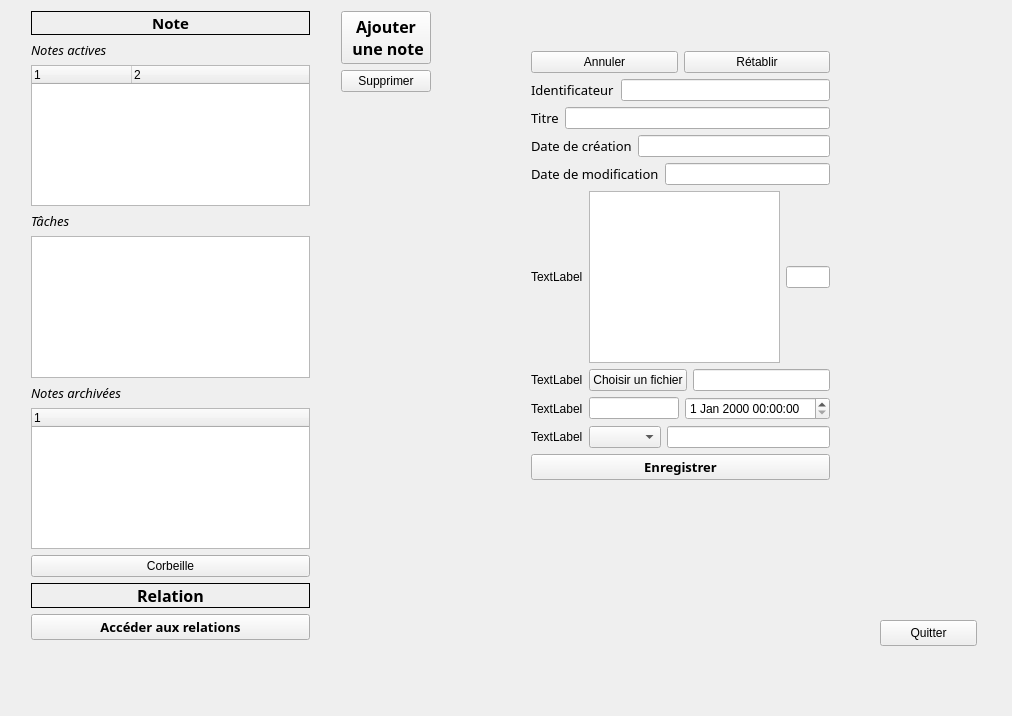
<?xml version="1.0" encoding="UTF-8"?>
<ui version="4.0">
 <class>MainWindow</class>
 <widget class="QMainWindow" name="MainWindow">
  <property name="geometry">
   <rect>
    <x>0</x>
    <y>0</y>
    <width>1012</width>
    <height>716</height>
   </rect>
  </property>
  <property name="windowTitle">
   <string>MainWindow</string>
  </property>
  <widget class="QWidget" name="centralWidget">
   <widget class="QWidget" name="layoutWidget">
    <property name="geometry">
     <rect>
      <x>330</x>
      <y>0</y>
      <width>112</width>
      <height>521</height>
     </rect>
    </property>
    <layout class="QVBoxLayout" name="verticalLayout_3">
     <item>
      <widget class="QPushButton" name="addNote">
       <property name="font">
        <font>
         <family>Corbel</family>
         <pointsize>12</pointsize>
         <weight>75</weight>
         <bold>true</bold>
        </font>
       </property>
       <property name="text">
        <string>Ajouter
 une note</string>
       </property>
      </widget>
     </item>
     <item>
      <widget class="QPushButton" name="delete_2">
       <property name="text">
        <string>Supprimer</string>
       </property>
      </widget>
     </item>
     <item>
      <spacer name="verticalSpacer">
       <property name="orientation">
        <enum>Qt::Vertical</enum>
       </property>
       <property name="sizeHint" stdset="0">
        <size>
         <width>20</width>
         <height>318</height>
        </size>
       </property>
      </spacer>
     </item>
    </layout>
   </widget>
   <widget class="QWidget" name="layoutWidget">
    <property name="geometry">
     <rect>
      <x>20</x>
      <y>0</y>
      <width>301</width>
      <height>651</height>
     </rect>
    </property>
    <layout class="QVBoxLayout" name="verticalLayout_4">
     <item>
      <layout class="QVBoxLayout" name="verticalLayout">
       <item>
        <widget class="QLabel" name="label">
         <property name="font">
          <font>
           <family>Corbel</family>
           <pointsize>11</pointsize>
           <weight>75</weight>
           <bold>true</bold>
          </font>
         </property>
         <property name="frameShape">
          <enum>QFrame::Box</enum>
         </property>
         <property name="text">
          <string>Note</string>
         </property>
         <property name="textFormat">
          <enum>Qt::PlainText</enum>
         </property>
         <property name="alignment">
          <set>Qt::AlignCenter</set>
         </property>
        </widget>
       </item>
       <item>
        <layout class="QVBoxLayout" name="verticalLayout_6">
         <item>
          <widget class="QLabel" name="label_2">
           <property name="font">
            <font>
             <family>Corbel</family>
             <pointsize>10</pointsize>
             <italic>true</italic>
            </font>
           </property>
           <property name="text">
            <string>Notes actives</string>
           </property>
          </widget>
         </item>
         <item>
          <widget class="QTreeWidget" name="ListNotes">
           <property name="columnCount">
            <number>2</number>
           </property>
           <column>
            <property name="text">
             <string notr="true">1</string>
            </property>
           </column>
           <column>
            <property name="text">
             <string notr="true">2</string>
            </property>
           </column>
          </widget>
         </item>
        </layout>
       </item>
       <item>
        <widget class="QLabel" name="label_3">
         <property name="font">
          <font>
           <family>Corbel</family>
           <pointsize>10</pointsize>
           <italic>true</italic>
          </font>
         </property>
         <property name="text">
          <string>Tâches</string>
         </property>
        </widget>
       </item>
       <item>
        <widget class="QTableWidget" name="listTask"/>
       </item>
       <item>
        <widget class="QLabel" name="label_6">
         <property name="font">
          <font>
           <family>Corbel</family>
           <pointsize>10</pointsize>
           <italic>true</italic>
          </font>
         </property>
         <property name="text">
          <string>Notes archivées</string>
         </property>
        </widget>
       </item>
       <item>
        <widget class="QTreeWidget" name="listArchived">
         <column>
          <property name="text">
           <string notr="true">1</string>
          </property>
         </column>
        </widget>
       </item>
       <item>
        <widget class="QPushButton" name="trashButton">
         <property name="text">
          <string>Corbeille</string>
         </property>
        </widget>
       </item>
       <item>
        <layout class="QVBoxLayout" name="verticalLayout_2">
         <item>
          <widget class="QLabel" name="label_4">
           <property name="font">
            <font>
             <family>Corbel</family>
             <pointsize>12</pointsize>
             <weight>75</weight>
             <bold>true</bold>
            </font>
           </property>
           <property name="frameShape">
            <enum>QFrame::Box</enum>
           </property>
           <property name="text">
            <string>Relation</string>
           </property>
           <property name="alignment">
            <set>Qt::AlignCenter</set>
           </property>
          </widget>
         </item>
         <item>
          <widget class="QPushButton" name="relationButton">
           <property name="font">
            <font>
             <family>Corbel</family>
             <pointsize>10</pointsize>
             <weight>75</weight>
             <bold>true</bold>
            </font>
           </property>
           <property name="text">
            <string>Accéder aux relations</string>
           </property>
          </widget>
         </item>
        </layout>
       </item>
      </layout>
     </item>
     <item>
      <spacer name="verticalSpacer_2">
       <property name="orientation">
        <enum>Qt::Vertical</enum>
       </property>
       <property name="sizeHint" stdset="0">
        <size>
         <width>20</width>
         <height>18</height>
        </size>
       </property>
      </spacer>
     </item>
    </layout>
   </widget>
   <widget class="QWidget" name="layoutWidget">
    <property name="geometry">
     <rect>
      <x>520</x>
      <y>40</y>
      <width>321</width>
      <height>451</height>
     </rect>
    </property>
    <layout class="QVBoxLayout" name="verticalLayout_5">
     <item>
      <layout class="QHBoxLayout" name="horizontalLayout_9">
       <item>
        <widget class="QPushButton" name="pushButton">
         <property name="text">
          <string>Annuler</string>
         </property>
        </widget>
       </item>
       <item>
        <widget class="QPushButton" name="restoreButton">
         <property name="text">
          <string>Rétablir</string>
         </property>
        </widget>
       </item>
      </layout>
     </item>
     <item>
      <layout class="QHBoxLayout" name="horizontalLayout">
       <item>
        <widget class="QLabel" name="idl">
         <property name="font">
          <font>
           <family>Corbel</family>
           <pointsize>10</pointsize>
          </font>
         </property>
         <property name="text">
          <string>Identificateur</string>
         </property>
        </widget>
       </item>
       <item>
        <widget class="QLineEdit" name="id"/>
       </item>
      </layout>
     </item>
     <item>
      <layout class="QHBoxLayout" name="horizontalLayout_2">
       <item>
        <widget class="QLabel" name="label_8">
         <property name="font">
          <font>
           <family>Corbel</family>
           <pointsize>10</pointsize>
          </font>
         </property>
         <property name="text">
          <string>Titre</string>
         </property>
        </widget>
       </item>
       <item>
        <widget class="QLineEdit" name="titre"/>
       </item>
      </layout>
     </item>
     <item>
      <layout class="QHBoxLayout" name="horizontalLayout_4">
       <item>
        <widget class="QLabel" name="label_10">
         <property name="font">
          <font>
           <family>Corbel</family>
           <pointsize>10</pointsize>
          </font>
         </property>
         <property name="text">
          <string>Date de création</string>
         </property>
        </widget>
       </item>
       <item>
        <widget class="QLineEdit" name="dc"/>
       </item>
      </layout>
     </item>
     <item>
      <layout class="QHBoxLayout" name="horizontalLayout_3">
       <item>
        <widget class="QLabel" name="label_9">
         <property name="font">
          <font>
           <family>Corbel</family>
           <pointsize>10</pointsize>
          </font>
         </property>
         <property name="text">
          <string>Date de modification</string>
         </property>
        </widget>
       </item>
       <item>
        <widget class="QLineEdit" name="dm"/>
       </item>
      </layout>
     </item>
     <item>
      <layout class="QHBoxLayout" name="horizontalLayout_5">
       <item>
        <widget class="QLabel" name="prop1L">
         <property name="text">
          <string>TextLabel</string>
         </property>
        </widget>
       </item>
       <item>
        <widget class="QTextEdit" name="text"/>
       </item>
       <item>
        <widget class="QLineEdit" name="prop1"/>
       </item>
      </layout>
     </item>
     <item>
      <layout class="QHBoxLayout" name="horizontalLayout_6">
       <item>
        <widget class="QLabel" name="prop2L">
         <property name="text">
          <string>TextLabel</string>
         </property>
        </widget>
       </item>
       <item>
        <widget class="QPushButton" name="directoryFile">
         <property name="text">
          <string>Choisir un fichier</string>
         </property>
        </widget>
       </item>
       <item>
        <widget class="QLineEdit" name="prop2"/>
       </item>
      </layout>
     </item>
     <item>
      <layout class="QHBoxLayout" name="horizontalLayout_7">
       <item>
        <widget class="QLabel" name="prop3L">
         <property name="text">
          <string>TextLabel</string>
         </property>
        </widget>
       </item>
       <item>
        <widget class="QLineEdit" name="prop3"/>
       </item>
       <item>
        <widget class="QDateTimeEdit" name="dateTimeEdit"/>
       </item>
      </layout>
     </item>
     <item>
      <layout class="QHBoxLayout" name="horizontalLayout_8">
       <item>
        <widget class="QLabel" name="prop4L">
         <property name="text">
          <string>TextLabel</string>
         </property>
        </widget>
       </item>
       <item>
        <widget class="QComboBox" name="typeON"/>
       </item>
       <item>
        <widget class="QLineEdit" name="prop4"/>
       </item>
      </layout>
     </item>
     <item>
      <widget class="QPushButton" name="saveMW">
       <property name="font">
        <font>
         <family>Corbel</family>
         <pointsize>10</pointsize>
         <weight>75</weight>
         <bold>true</bold>
        </font>
       </property>
       <property name="text">
        <string>Enregistrer</string>
       </property>
      </widget>
     </item>
    </layout>
   </widget>
   <widget class="QPushButton" name="pushButton_2">
    <property name="geometry">
     <rect>
      <x>880</x>
      <y>620</y>
      <width>97</width>
      <height>26</height>
     </rect>
    </property>
    <property name="text">
     <string>Quitter</string>
    </property>
   </widget>
  </widget>
 </widget>
 <layoutdefault spacing="6" margin="11"/>
 <resources/>
 <connections/>
</ui>
